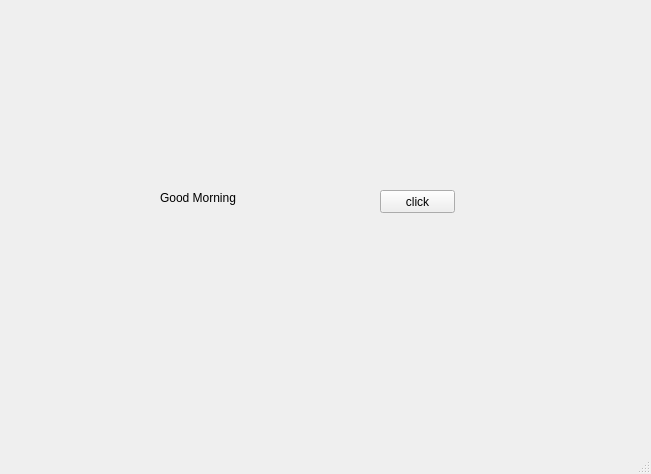
<?xml version="1.0" encoding="UTF-8"?>
<ui version="4.0">
 <class>MainWindow</class>
 <widget class="QMainWindow" name="MainWindow">
  <property name="geometry">
   <rect>
    <x>0</x>
    <y>0</y>
    <width>651</width>
    <height>474</height>
   </rect>
  </property>
  <property name="windowTitle">
   <string>MainWindow</string>
  </property>
  <widget class="QWidget" name="centralwidget">
   <widget class="QLabel" name="lbl">
    <property name="geometry">
     <rect>
      <x>160</x>
      <y>190</y>
      <width>111</width>
      <height>16</height>
     </rect>
    </property>
    <property name="text">
     <string>Good Morning</string>
    </property>
   </widget>
   <widget class="QPushButton" name="pb">
    <property name="geometry">
     <rect>
      <x>380</x>
      <y>190</y>
      <width>75</width>
      <height>23</height>
     </rect>
    </property>
    <property name="text">
     <string>click</string>
    </property>
   </widget>
  </widget>
  <widget class="QMenuBar" name="menubar">
   <property name="geometry">
    <rect>
     <x>0</x>
     <y>0</y>
     <width>651</width>
     <height>21</height>
    </rect>
   </property>
  </widget>
  <widget class="QStatusBar" name="statusbar"/>
 </widget>
 <resources/>
 <connections/>
</ui>
